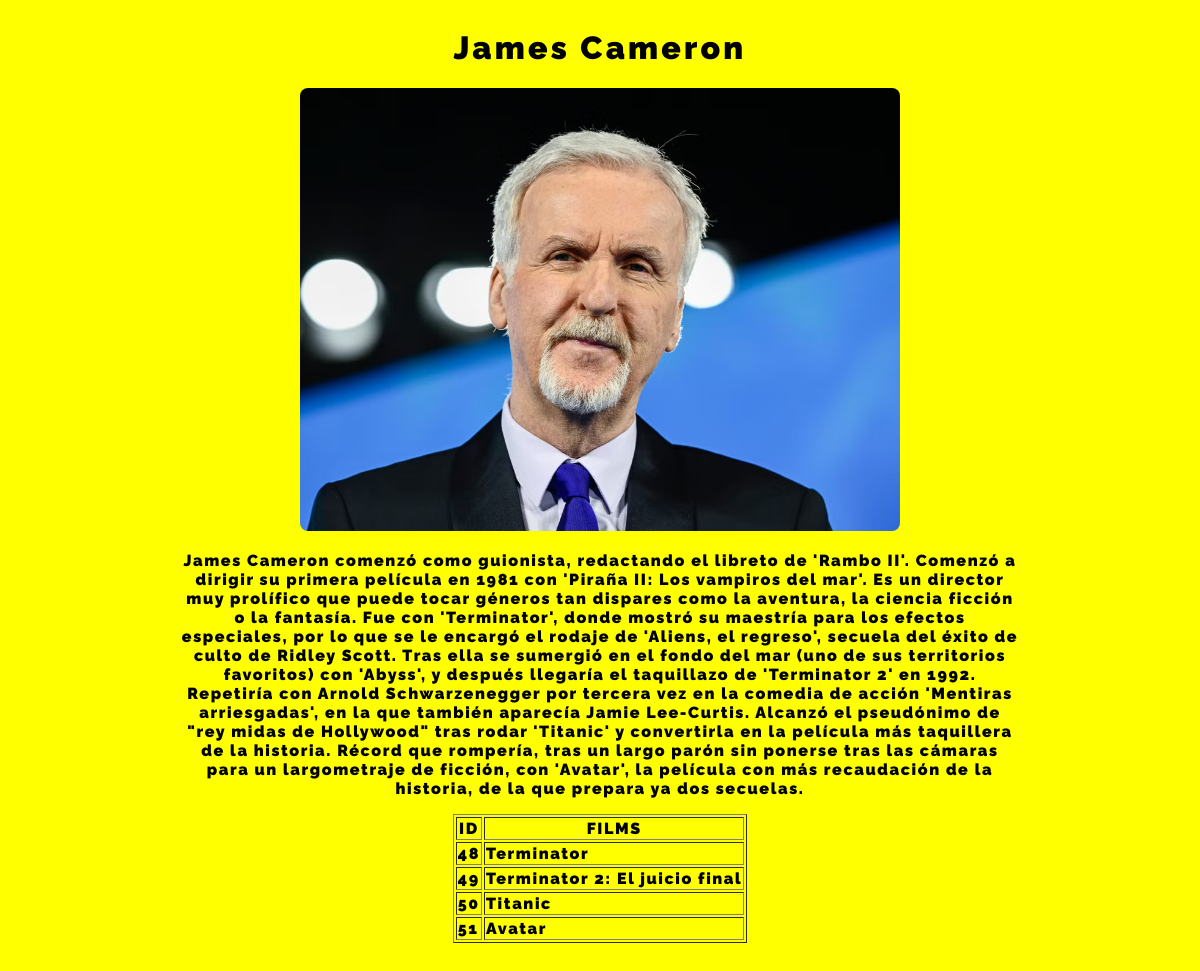
Page /bio5/ on the committed database.
### FilmDirectors/models.py (models this page shows, shortened)
class Director(models.Model):
    id = models.AutoField(primary_key=True)
    firstName = models.CharField(max_length=100, help_text="Nombre del director")
    lastName = models.CharField(max_length=100, help_text="Apellido del director")
    biography = models.TextField(help_text="Agrega una breve biografía del/la director/a")
    films = models.ManyToManyField(Film, default="")

class Film(models.Model):
    filmName = models.CharField(max_length=100, help_text="Pon el nombre de la película")
    genre = models.ManyToManyField(Genre, help_text="Agrega un género")
    releaseYear = models.DateField(null=True, blank=True)
    sinopsis = models.TextField(default="", help_text="Agrega una sinopsis de la película")

### FilmDirectors/views.py (the view)
# urls.py: path('bio5/', views.bio5, name='bio5'),
def bio5(request):
    biography = Director.objects.get(pk=5).biography
    filmography = Film.objects.values('id', 'filmName')
    template = loader.get_template('bio5.html')
    context = {
    'biography': biography,
    'filmography': filmography}
    return HttpResponse(template.render(context, request))

### FilmDirectors/templates/bio5.html (shortened to what this page needs)
<!DOCTYPE html>
<html lang="en">
<head>
  {% load static %}
  <link rel="stylesheet" href="../static/styles.css">
</head>
<body class="content">
  <h1 class="title">James Cameron</h1>
  <div class="marco-img">
    <img class="photo" src="{% static 'assets/james-cameron.avif' %}" alt="james-cameron">
  </div>
  {% block content %}
  <p class="texto">{{biography}}</p>
  <table border="1">
    <tr>
      <th>ID</th>
      <th>FILMS</th>
    </tr>
    {% for x in filmography %}
      {% if x.id > 47 and x.id < 52 %}
      <tr>
        <td>{{x.id}}</td>
        <td>{{x.filmName}}</td>
      </tr>
      {% endif %}
      {% endfor %}
  </table><br><br>
  {% endblock %}
</body>
</html>

### FilmDirectors/static/styles.css (style rules this page uses)
* { background-color: yellow; font-family: 'Raleway', sans-serif; letter-spacing: .1em; font-weight: bolder; max-width: 100%; }
.title { text-align: center; width: 100vw; }
.content { display: flex; flex-direction: column; justify-content: center; align-items: center; padding: 1rem black; }
.texto { text-align: center; width: 70vw; }
.photo { width: 50vw; border-radius: 0.5rem; }

### rows in the picture
Director: biography "James Cameron comenzó como guionista, redactando el libreto de 'Rambo II'. Comenzó a dirigir su primera película en 1981 con 'Piraña II: Los vampiros del mar'. Es un director muy prolífico que puede tocar géneros tan dispares como la aventura, la ciencia ficción o la fantasía. Fue con 'Terminator', donde mostró su maestría para los efectos especiales, por lo que se le encargó el rodaje de 'Aliens, el regreso', secuela del éxito de culto de Ridley Scott. Tras ella se sumergió en el fondo del mar (uno de sus territorios favoritos) con 'Abyss', y después llegaría el taquillazo de 'Terminator 2' en 1992. Repetiría con Arnold Schwarzenegger por tercera vez en la comedia de acción 'Mentiras…"
Film: id "48", filmName "Terminator"
Film: id "49", filmName "Terminator 2: El juicio final"
Film: id "50", filmName "Titanic"
Film: id "51", filmName "Avatar"
